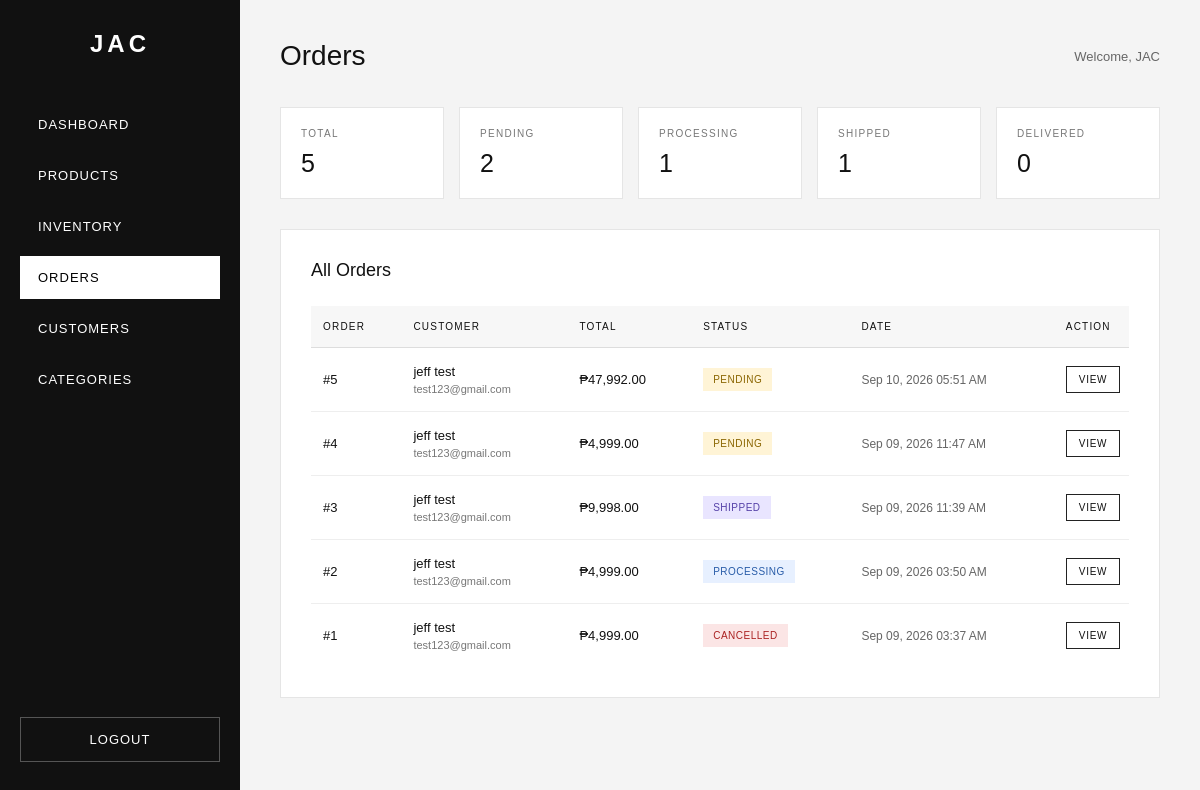
The page /admin/orders.php (signed in) on the database as committed earlier.
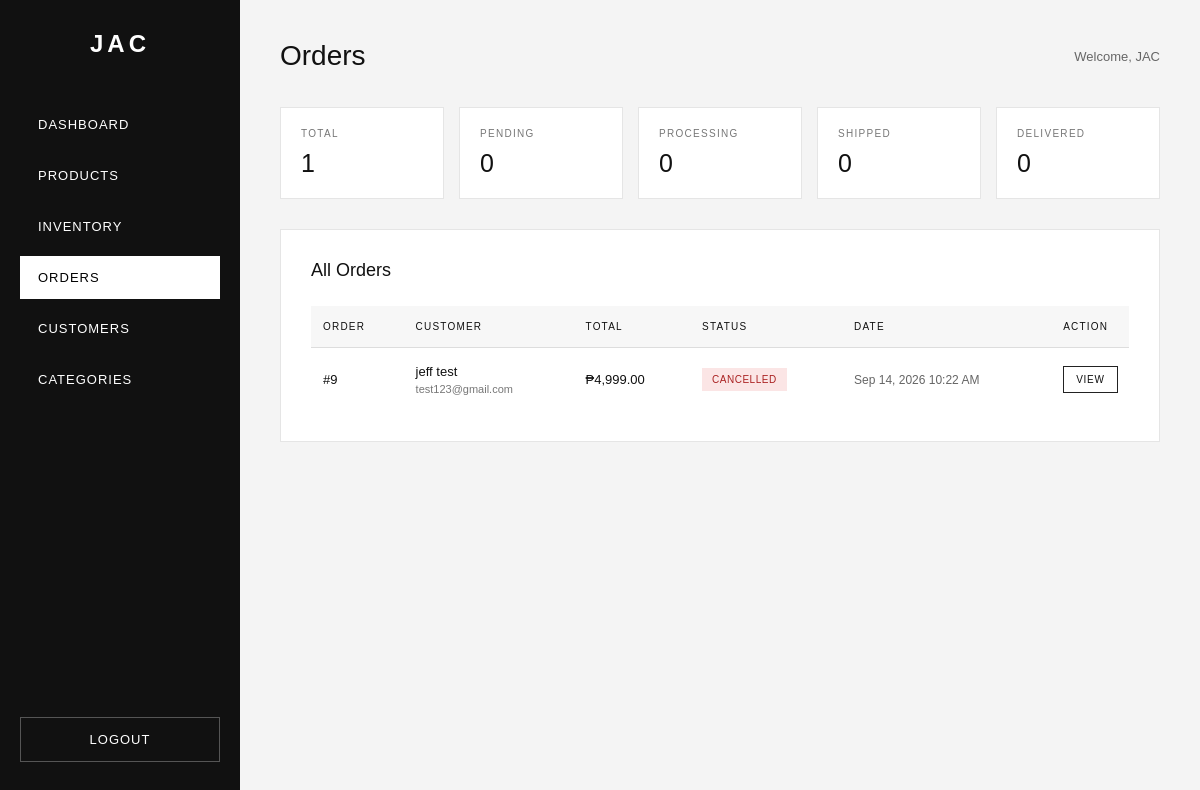
The same page on the database as committed later.
### tables this page shows
CREATE TABLE `orders` (
  `id` int(11) NOT NULL AUTO_INCREMENT,
  `user_id` int(11) NOT NULL,
  `total_amount` decimal(10,2) NOT NULL,
  `payment_method` varchar(50) NOT NULL DEFAULT 'GCash',
  `payment_reference` varchar(100) DEFAULT NULL,
  `payment_proof` varchar(255) DEFAULT NULL,
  `status` varchar(50) NOT NULL DEFAULT 'Pending',
  `shipping_name` varchar(200) NOT NULL,
  `shipping_email` varchar(255) NOT NULL,
  `shipping_phone` varchar(30) DEFAULT NULL,
  `shipping_address` varchar(255) NOT NULL,
  `shipping_city` varchar(100) NOT NULL,
  `shipping_province` varchar(100) DEFAULT NULL,
  `shipping_postal_code` varchar(20) DEFAULT NULL,
  `created_at` timestamp NOT NULL DEFAULT current_timestamp(),
  PRIMARY KEY (`id`),
  KEY `user_id` (`user_id`),
  CONSTRAINT `orders_ibfk_1` FOREIGN KEY (`user_id`) REFERENCES `users` (`id`) ON DELETE CASCADE ON UPDATE CASCADE
);

### admin/orders.php (the view, shortened to what this page needs)
<?php
require_once "../php/db.php";
$orders = [];
$stmt = $conn->prepare("
    SELECT
        orders.id,
        orders.user_id,
        orders.total_amount,
        orders.status,
        orders.shipping_name,
        orders.shipping_email,
        orders.created_at
    FROM orders
    ORDER BY orders.created_at DESC
");
if ($stmt) {
    $stmt->execute();
    $result = $stmt->get_result();
    $orders = $result->fetch_all(MYSQLI_ASSOC);
}
$total_orders = count($orders);
$pending_orders = 0;
$processing_orders = 0;
$shipped_orders = 0;
$delivered_orders = 0;
$cancelled_orders = 0;
foreach ($orders as $order) {
    switch ($order["status"]) {
        case "Pending":
            $pending_orders++;
            break;
        case "Processing":
            $processing_orders++;
            break;
        case "Shipped":
            $shipped_orders++;
            break;
        case "Cancelled":
            $cancelled_orders++;
            break;
    }
}
?>
<!DOCTYPE html>
<html lang="en">
<head>
</head>
<body>
    <aside class="sidebar">
        <h1>JAC</h1>
        <a href="dashboard.php">
            DASHBOARD
        </a>
        <a href="products.php">
            PRODUCTS
        </a>
        <a href="inventory.php">
            INVENTORY
        </a>
        <a
            href="orders.php"
            class="active"
        >
            ORDERS
        </a>
        <a href="#">
            CUSTOMERS
        </a>
        <a href="#">
            CATEGORIES
        </a>
        <a
            href="logout.php"
            class="logout"
        >
            LOGOUT
        </a>
    </aside>
    <main class="main">
        <div class="topbar">
            <h2>
                Orders
            </h2>
            <div class="admin-name">
                Welcome,
                <?= htmlspecialchars(
                    $_SESSION["admin_first_name"]
                    ?? "Admin"
                ); ?>
            </div>
        </div>
        <section class="summary">
            <div class="summary-card">
                <h3>
                    TOTAL
                </h3>
                <div class="summary-number">
                    <?= $total_orders; ?>
                </div>
            </div>
            <div class="summary-card">
                <h3>
                    PENDING
                </h3>
                <div class="summary-number">
                    <?= $pending_orders; ?>
                </div>
            </div>
            <div class="summary-card">
                <h3>
                    PROCESSING
                </h3>
                <div class="summary-number">
                    <?= $processing_orders; ?>
                </div>
            </div>
            <div class="summary-card">
                <h3>
                    SHIPPED
                </h3>
                <div class="summary-number">
                    <?= $shipped_orders; ?>
                </div>
            </div>
            <div class="summary-card">
                <h3>
                    DELIVERED
                </h3>
                <div class="summary-number">
                    <?= $delivered_orders; ?>
                </div>
            </div>
        </section>
        <section class="orders-box">
            <div class="orders-header">
                <h3>
                    All Orders
                </h3>
            </div>
            <?php if (empty($orders)): ?>
                <div class="empty">
                    No orders have been placed yet.
                </div>
            <?php else: ?>
                <div class="table-wrapper">
                    <table>
                        <thead>
                            <tr>
                                <th>
                                    ORDER
                                </th>
                                <th>
                                    CUSTOMER
                                </th>
                                <th>
                                    TOTAL
                                </th>
                                <th>
                                    STATUS
                                </th>
                                <th>
                                    DATE
                                </th>
                                <th>
                                    ACTION
                                </th>
                            </tr>
                        </thead>
                        <tbody>
                            <?php foreach (
                                $orders
                                as $order
                            ): ?>
                                <?php
                                $status =
                                    $order["status"];
                                $status_class =
                                    "status-" .
                                    strtolower(
                                        $status
                                    );
                                ?>
                                <tr>
                                    <td>
                                        <span
                                            class="order-id"
                                        >
                                            #<?= (int) $order["id"]; ?>
                                        </span>
                                    </td>
                                    <td>
                                        <div
                                            class="customer-name"
                                        >
                                            <?= htmlspecialchars(
                                                $order["shipping_name"]
                                            ); ?>
                                        </div>
                                        <div
                                            class="customer-email"
                                        >
                                            <?= htmlspecialchars(
                                                $order["shipping_email"]
                                            ); ?>
                                        </div>
                                    </td>
                                    <td>
                                        <span
                                            class="order-total"
                                        >
                                            ₱<?= number_format(
                                                (float) $order["total_amount"],
                                                2
                                            ); ?>
                                        </span>
                                    </td>
                                    <td>
                                        <span
                                            class="status <?= htmlspecialchars(
                                                $status_class
                                            ); ?>"
                                        >
                                            <?= htmlspecialchars(
                                                strtoupper(
                                                    $status
                                                )
                                            ); ?>
                                        </span>
                                    </td>
                                    <td>
                                        <span
                                            class="order-date"
                                        >
                                            <?= date(
                                                "M d, Y h:i A",
                                                strtotime(
                                                    $order["created_at"]
                                                )
                                            ); ?>
                                        </span>
                                    </td>
                                    <td>
                                        <a
                                            href="order_details.php?id=<?= (int) $order["id"]; ?>"
                                            class="view-button"
                                        >
                                            VIEW
                                        </a>
                                    </td>
                                </tr>
                            <?php endforeach; ?>
                        </tbody>
                    </table>
                </div>
            <?php endif; ?>
        </section>
    </main>
</body>
</html>

### admin/orders.php (style rules this page uses)
* { margin: 0; padding: 0; box-sizing: border-box; }
body { font-family: Arial, Helvetica, sans-serif; background: #f4f4f4; color: #111; }
.sidebar { position: fixed; left: 0; top: 0; width: 240px; height: 100vh; background: #111; color: white; padding: 30px 20px; }
.sidebar h1 { text-align: center; font-size: 24px; letter-spacing: 4px; margin-bottom: 45px; }
.sidebar a { display: block; padding: 14px 18px; margin-bottom: 8px; color: white; text-decoration: none; font-size: 13px; letter-spacing: 1px; transition: 0.2s ease; }
.sidebar a.active { background: white; color: black; }
.logout { position: absolute; bottom: 30px; left: 20px; right: 20px; text-align: center; border: 1px solid #555; }
.main { margin-left: 240px; min-height: 100vh; padding: 40px; }
.topbar { display: flex; justify-content: space-between; align-items: center; margin-bottom: 35px; }
.topbar h2 { font-size: 28px; font-weight: 500; }
.admin-name { font-size: 13px; color: #666; }
.summary { display: grid; grid-template-columns: repeat(5, 1fr); gap: 15px; margin-bottom: 30px; }
.summary-card { background: white; border: 1px solid #e5e5e5; padding: 20px; }
.summary-card h3 { font-size: 10px; font-weight: normal; letter-spacing: 1.3px; color: #777; margin-bottom: 10px; }
.summary-number { font-size: 25px; font-weight: 500; }
.orders-box { background: white; border: 1px solid #e5e5e5; padding: 30px; }
.orders-header { display: flex; justify-content: space-between; align-items: center; margin-bottom: 25px; }
.orders-header h3 { font-size: 18px; font-weight: 500; }
.table-wrapper { width: 100%; overflow-x: auto; }
table { width: 100%; border-collapse: collapse; min-width: 850px; }
th { padding: 15px 12px; text-align: left; background: #f7f7f7; border-bottom: 1px solid #ddd; font-size: 10px; font-weight: 500; letter-spacing: 1.2px; }
td { padding: 16px 12px; border-bottom: 1px solid #eee; font-size: 13px; vertical-align: middle; }
tr:last-child td { border-bottom: none; }
.order-id { font-weight: 500; }
.customer-name { font-weight: 500; margin-bottom: 4px; }
.customer-email { color: #777; font-size: 11px; }
.order-total { font-weight: 500; }
.status { display: inline-block; padding: 6px 10px; font-size: 10px; letter-spacing: 0.5px; }
.status-cancelled { background: #fbe5e5; color: #a22; }
.order-date { color: #666; font-size: 12px; }
.view-button { display: inline-block; padding: 7px 12px; border: 1px solid #222; color: #111; text-decoration: none; font-size: 10px; letter-spacing: 0.7px; transition: 0.2s ease; }
.status-pending { background: #fff4d6; color: #8a6500; }
.status-processing { background: #e7f0ff; color: #285ca8; }
.status-shipped { background: #e9e5ff; color: #5541a8; }

Rows that differ between the two databases and show on the page:
removed orders: id "5", shipping_name "jeff test", shipping_email "test123@gmail.com", total_amount "47,992.00", status "PENDING", created_at "Sep 10, 2026 05:51 AM"
removed orders: id "4", shipping_name "jeff test", shipping_email "test123@gmail.com", total_amount "4,999.00", status "PENDING", created_at "Sep 09, 2026 11:47 AM"
removed orders: id "3", shipping_name "jeff test", shipping_email "test123@gmail.com", total_amount "9,998.00", status "SHIPPED", created_at "Sep 09, 2026 11:39 AM"
removed orders: id "2", shipping_name "jeff test", shipping_email "test123@gmail.com", total_amount "4,999.00", status "PROCESSING", created_at "Sep 09, 2026 03:50 AM"
removed orders: id "1", shipping_name "jeff test", shipping_email "test123@gmail.com", total_amount "4,999.00", status "CANCELLED", created_at "Sep 09, 2026 03:37 AM"
added orders: id "9", shipping_name "jeff test", shipping_email "test123@gmail.com", total_amount "4,999.00", status "CANCELLED", created_at "Sep 14, 2026 10:22 AM"
Other text that changed with them:
$total_orders: "5" → "1"
$pending_orders: "2" → "0"
$processing_orders: "1" → "0"
$shipped_orders: "1" → "0"
